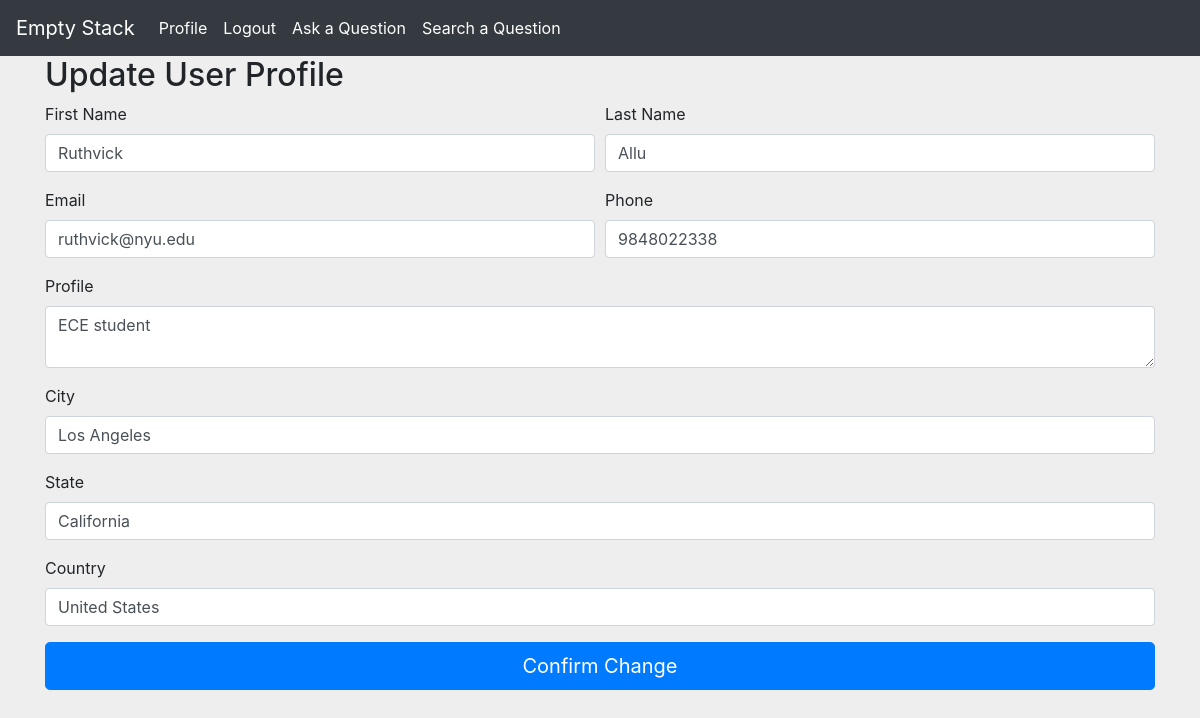
Before: /edit-profile (signed in) with the older database file.
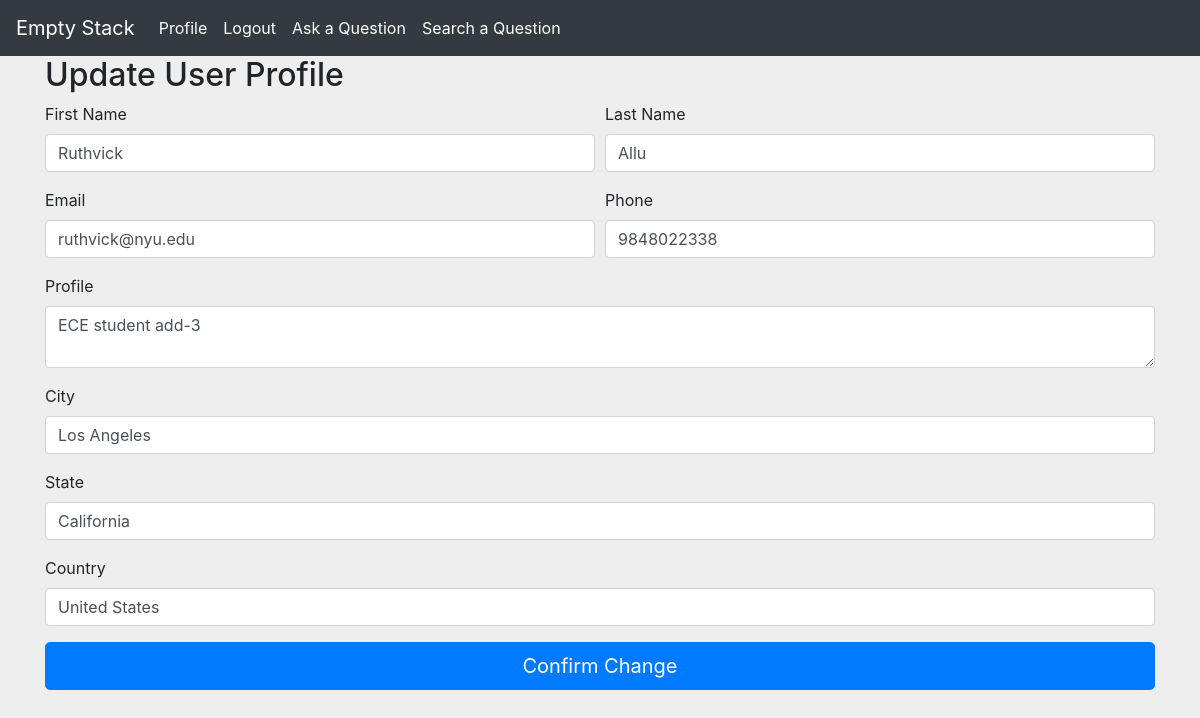
After: the same page with the newer database file.
### app.py (models this page shows)
class Users(db.Model):
    userid = db.Column(db.Integer, primary_key=True, autoincrement=True)
    username = db.Column(db.String, unique=True)
    firstname = db.Column(db.String)
    lastname = db.Column(db.String)
    email = db.Column(db.String)
    phone = db.Column(db.String)
    profile = db.Column(db.Text)
    rating = db.Column(db.Integer, default=0)
    city = db.Column(db.String)
    state = db.Column(db.String)
    country = db.Column(db.String)

### app.py (the view, shortened to what this page needs)
@app.route('/edit-profile', methods=['POST', 'GET'])
def edit_profile():
    user = Users.query.filter_by(userid=session.get('userid')).first()
    form = UpdateProfileForm()
    form.firstname.data = user.firstname
    form.lastname.data = user.lastname
    form.email.data = user.email
    form.phone.data = user.phone
    form.city.data = user.city
    form.state.data = user.state
    form.country.data = user.country
    form.profile.data = user.profile
    return render_template('edit_profile.html', form=form)

### app.py
class UpdateProfileForm(FlaskForm):
    firstname = StringField('First Name', validators=[InputRequired()])
    lastname = StringField('Last Name', validators=[InputRequired()])
    email = StringField('Email', validators=[InputRequired()])
    phone = StringField('Phone', validators=[InputRequired()])
    city = StringField('City', validators=[InputRequired()])
    state = StringField('State', validators=[InputRequired()])
    country = StringField('Country', validators=[InputRequired()])
    profile = TextAreaField('Profile', validators=[InputRequired()])

### templates/edit_profile.html (shortened to what this page needs)
{% extends "base.html" %}
{% import "bootstrap/wtf.html" as wtf %}
{% block styles %}
    <link rel="stylesheet" href="{{url_for('.static', filename='css/login.css')}}">
{% endblock %}
{% block content %}
    <div class="container">
        <form class="form" method="POST" action="/edit-profile">
            <h2>Update User Profile</h2>
            <div class="form-row">
                <div class="col">
                    {{ wtf.form_field(form.firstname) }}
                </div>
                <div class="col">
                    {{ wtf.form_field(form.lastname) }}
                </div>
            </div>
            <div class="form-row">
                <div class="col">
                    {{ wtf.form_field(form.email) }}
                </div>
                <div class="col">
                    {{ wtf.form_field(form.phone) }}
                </div>
            </div>
            {{ wtf.form_field(form.profile) }}
            {{ wtf.form_field(form.city) }}
            {{ wtf.form_field(form.state) }}
            {{ wtf.form_field(form.country) }}
            <button class="btn btn-lg btn-primary btn-block" type="submit">Confirm Change</button>
        </form>
    </div>
{% endblock %}

Changed rows visible on the page:
changed Users "Ruthvick": profile "ECE student" → "ECE student add-3"
